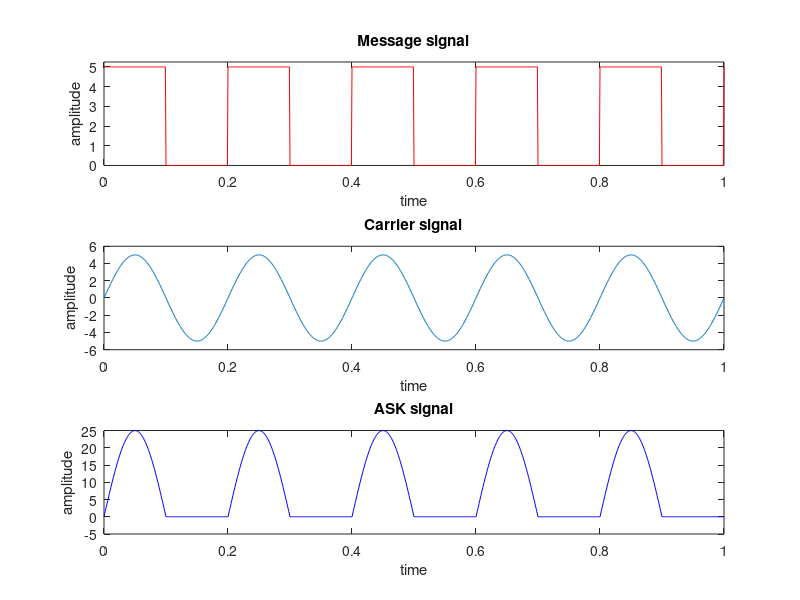

Source code (MATLAB):
clc;
clear all;
close all;

a=input('Enter the message and carrier signal amplitude= ');
fm=input('Enter the message signal frequency= ');
fc=input('Enter the carrier signal frequency= ');
t=0:0.001:1;


mt=a/2.*square(2*pi*fm*t)+a/2;
ct=a*sin(2*pi*fc*t);
ask=mt.*ct;

subplot(311);
plot(t,mt,'red');
axis([0 1 0 a*1.05]);
title('Message signal');
xlabel('time');
ylabel('amplitude');

subplot(312);
plot(t,ct);
title('Carrier signal');
xlabel('time');
ylabel('amplitude');

subplot(313);
plot(t,ask,'blue');
title('ASK signal');
xlabel('time');
ylabel('amplitude');

